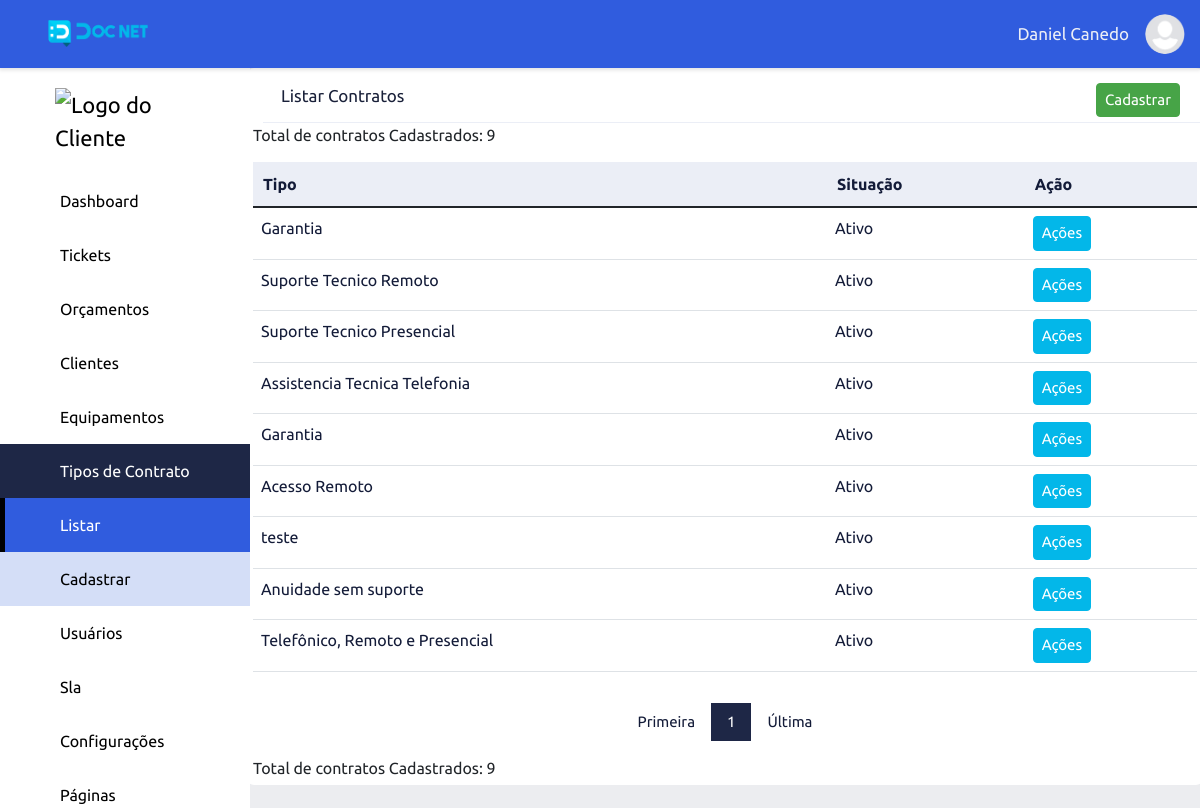
The page /list-contr/index (signed in) on the database its author committed.
### tables this page shows
CREATE TABLE `adms_levels_pages` (
  `id` int NOT NULL,
  `permission` int NOT NULL DEFAULT '2',
  `order_level_page` int NOT NULL,
  `print_menu` int NOT NULL DEFAULT '2' COMMENT '1 - Apresentar no menu, 2 - Não apresentar no menu',
  `dropdown` int NOT NULL DEFAULT '2' COMMENT '1 - Dropdow , 2 - não dropdow',
  `adms_access_level_id` int NOT NULL,
  `adms_page_id` int NOT NULL,
  `adms_items_menu_id` int NOT NULL DEFAULT '1',
  `created` datetime NOT NULL,
  `modified` datetime DEFAULT NULL
);

CREATE TABLE `adms_pages` (
  `id` int NOT NULL,
  `controller` varchar(220) NOT NULL,
  `metodo` varchar(220) NOT NULL,
  `menu_controller` varchar(220) NOT NULL,
  `menu_metodo` varchar(220) NOT NULL,
  `name_page` varchar(220) NOT NULL,
  `publish` int NOT NULL DEFAULT '2',
  `icon` varchar(45) DEFAULT NULL,
  `obs` text,
  `adms_sits_pgs_id` int NOT NULL DEFAULT '2',
  `adms_types_pgs_id` int NOT NULL,
  `adms_groups_pgs_id` int NOT NULL,
  `created` datetime NOT NULL,
  `modified` datetime DEFAULT NULL
);

CREATE TABLE `adms_items_menus` (
  `id` int NOT NULL,
  `name` varchar(220) NOT NULL,
  `icon` varchar(45) NOT NULL,
  `order_item_menu` int NOT NULL,
  `created` datetime NOT NULL,
  `modified` datetime DEFAULT NULL
);

CREATE TABLE `adms_contr` (
  `id` int NOT NULL,
  `name` varchar(220) DEFAULT NULL,
  `sit_cont` int NOT NULL,
  `empresa_id` int NOT NULL,
  `created` datetime NOT NULL,
  `modified` datetime DEFAULT NULL
);

CREATE TABLE `adms_contr_sit` (
  `id` int NOT NULL,
  `name` varchar(45) NOT NULL,
  `created` datetime NOT NULL,
  `modified` datetime DEFAULT NULL
);

### app/adms/Controllers/ListContr.php (called while the page is built, shortened)
<?php
class ListContr
{
    private array|string|null $data;
    public function index(string|int|null $page = null): void
    {
        $this->page = (int) $page ? $page : 1;
        $listContr = new \App\adms\Models\AdmsListContr();
        $listContr->listContr($this->page);
        if ($listContr->getResult()) {
            $this->data['listContr'] = $listContr->getResultBd();
            $this->data['pagination'] = $listContr->getResultPg();
        } else {
            $this->data['listContr'] = [];
            $this->data['pagination'] = "";
        }
        $button = [
            'add_contr' => ['menu_controller' => 'add-contr', 'menu_metodo' => 'index'],
            'view_contr' => ['menu_controller' => 'view-contr', 'menu_metodo' => 'index'],
            'edit_contr' => ['menu_controller' => 'edit-contr', 'menu_metodo' => 'index'],
            'delete_contr' => ['menu_controller' => 'delete-contr', 'menu_metodo' => 'index']
        ];
        $listBotton = new \App\adms\Models\helper\AdmsButton();
        $this->data['button'] = $listBotton->buttonPermission($button);
        $listSelect = new \App\adms\Models\AdmsListContr();
        $this->data['select'] = $listSelect->listSelect();
        $listMenu = new \App\adms\Models\helper\AdmsMenu();
        $this->data['menu'] = $listMenu->itemMenu();
        $this->data['pag'] = $this->page;
        $this->data['sidebarActive'] = "list-contr";
        $loadView = new \Core\ConfigView("adms/Views/contratos/listContr", $this->data);
        $loadView->loadView();
    }
}

### core/ConfigController.php (called while the page is built, shortened)
<?php
class ConfigController extends Config
{
    private string $urlController;
    private string $urlMetodo;
    private string $urlParameter;
    public function __construct()
    {
        if (!empty(filter_input(INPUT_GET, 'url', FILTER_DEFAULT))) {
            $this->url = filter_input(INPUT_GET, 'url', FILTER_DEFAULT);
            $this->urlArray = explode("/", $this->url);
            if (isset($this->urlArray[0])) {
                $this->urlController = $this->slugController($this->urlArray[0]);
            } else {
                $this->urlController = $this->slugController(CONTROLLER);
            }
            if (isset($this->urlArray[1])) {
                $this->urlMetodo = $this->slugMetodo($this->urlArray[1]);
            } else {
                $this->urlMetodo = $this->slugMetodo(METODO);
            }
            if (isset($this->urlArray[2])) {
                $this->urlParameter = $this->urlArray[2];
            } else {
                $this->urlParameter = "";
            }
        } else {
            $this->urlController = $this->slugController(CONTROLLERERRO);
            $this->urlMetodo = $this->slugMetodo(METODO);
            $this->urlParameter = "";
        }
    }
    private function slugController(string $slugController): string
    {
        $this->urlSlugController = $slugController;
        $this->urlSlugController = strtolower($this->urlSlugController);
        $this->urlSlugController = str_replace("-", " ", $this->urlSlugController);
        $this->urlSlugController = ucwords($this->urlSlugController);
        $this->urlSlugController = str_replace(" ", "", $this->urlSlugController);
        return $this->urlSlugController;
    }
    private function slugMetodo(string $urlSlugMetodo): string
    {
        $this->urlSlugMetodo = $this->slugController($urlSlugMetodo);
        $this->urlSlugMetodo = lcfirst($this->urlSlugMetodo);
        return $this->urlSlugMetodo;
    }
    public function loadPage(): void
    {
        $loadPgAdm = new \Core\CarregarPgAdmLevel();
        $loadPgAdm->loadPage($this->urlController, $this->urlMetodo, $this->urlParameter);
    }
}

### index.php (called while the page is built, shortened)
<?php
$home = new Core\ConfigController();
$home->loadPage();

### app/adms/Models/helper/AdmsRead.php (called while the page is built, shortened)
<?php
class AdmsRead extends AdmsConn
{
    private string $select;
    private array $values = [];
    private object $query;
    public function fullRead(string $query, string|null $parseString = null): void
    {
        $this->select = $query;
        if (!empty($parseString)) {
            parse_str($parseString, $this->values);
        }
        $this->exeInstruction();
    }
    private function exeInstruction(): void
    {
        $this->connection();
        try {
            $this->exeParameter();
            $this->query->execute();
            $this->result = $this->query->fetchAll();
        } catch (PDOException $err) {
            $this->result = null;
        }
    }
    private function connection(): void
    {
        $this->conn = $this->connectDb();
        $this->query = $this->conn->prepare($this->select);
        $this->query->setFetchMode(PDO::FETCH_ASSOC);
    }
    private function exeParameter(): void
    {
        if ($this->values) {
            foreach ($this->values as $link => $value) {
                if (($link == 'limit') or ($link == 'offset') or ($link == 'id')) {
                    $value = (int) $value;
                }
                $this->query->bindValue(":{$link}", $value, (is_int($value) ? PDO::PARAM_INT : PDO::PARAM_STR));
            }
        }
    }
}

### app/adms/Models/helper/AdmsConn.php (called while the page is built, shortened)
<?php
abstract class AdmsConn
{
    private string $host = HOST;
    private string $user = USER;
    private string $pass = PASS;
    private string $dbname = DBNAME;
    protected function connectDb(): object
    {
        try {
            $this->connect = new PDO("mysql:host={$this->host};dbname=" . $this->dbname, $this->user, $this->pass);
            return $this->connect;
        } catch (PDOException $err) {
            die("Erro - 001: Por favor tente novamente. Caso o problema persista, entre em contato o administrador " . EMAILADM);
        }
    }
}

### app/adms/Models/helper/AdmsMenu.php (called while the page is built, shortened)
<?php
class AdmsMenu
{
    public function itemMenu(): array|null|bool
    {
        $listMenu = new \App\adms\Models\helper\AdmsRead();
        $listMenu->fullRead(
            "SELECT lev_pag.id AS id_lev_pag, lev_pag.dropdown, lev_pag.adms_page_id,
                        pag.id AS id_pag, pag.menu_controller, pag.menu_metodo, pag.name_page, pag.icon,
                        itm_men.id AS id_itm_men, itm_men.name name_itm_men, itm_men.icon icon_itm_men
                        FROM adms_levels_pages AS lev_pag
                        INNER JOIN adms_pages AS pag ON pag.id=lev_pag.adms_page_id
                        INNER JOIN adms_items_menus AS itm_men ON itm_men.id=lev_pag.adms_items_menu_id
                        WHERE ((lev_pag.adms_access_level_id =:adms_access_level_id)
                        AND (lev_pag.permission = 1))
                        AND print_menu = 1
                        AND adms_sits_pgs_id = 1
                        ORDER BY itm_men.order_item_menu, lev_pag.order_level_page ASC",
            "adms_access_level_id=" . $_SESSION['adms_access_level_id']
        );
        $this->resultBd = $listMenu->getResult();
        if ($this->resultBd) {
            return $this->resultBd;
        } else {
            return false;
        }
    }
}

### app/adms/Models/AdmsListContr.php (called while the page is built, shortened)
<?php
class AdmsListContr
{
    private bool $result;
    private int $limitResult = 40;
    function getResult(): bool
    {
        return $this->result;
    }
    public function listContr(int $page): void
    {
        $this->page = (int) $page ? $page : 1;
        if ($_SESSION['adms_access_level_id'] > 2) {
            if ($_SESSION['adms_access_level_id'] == 4) {
                $pagination = new \App\adms\Models\helper\AdmsPagination(URLADM . 'list-contr/index');
                $pagination->condition($this->page, $this->limitResult);
                $pagination->pagination("SELECT COUNT(id) AS num_result FROM adms_contr WHERE empresa_id= :empresa_id", "empresa_id={$_SESSION['emp_user']}");
                $this->resultPg = $pagination->getResult();
                $listContr = new \App\adms\Models\helper\AdmsRead();
                $listContr->fullRead("SELECT cont.id as id_cont, cont.name as name_cont, sit.name AS situacao, emp.nome_fantasia AS nome_fantasia_emp
                FROM adms_contr AS cont
                INNER JOIN adms_emp_principal AS emp ON emp.id=cont.empresa_id
                INNER JOIN adms_contr_sit AS sit ON sit.id=cont.sit_cont
                WHERE cont.empresa_id = :empresa_id
                LIMIT :limit OFFSET :offset", "empresa_id={$_SESSION['emp_user']}&limit={$this->limitResult}&offset={$pagination->getOffset()}");
                $this->resultBd = $listContr->getResult();
                if ($this->resultBd) {
                    $this->result = true;
                } else {
                    $_SESSION['msg'] = "<p style='color: #f00'>Erro: Nenhuma contrato encontrado!</p>";
                    $this->result = false;
                }
            }
        } else {
            $pagination = new \App\adms\Models\helper\AdmsPagination(URLADM . 'list-contr/index');
            $pagination->condition($this->page, $this->limitResult);
            $pagination->pagination("SELECT COUNT(cont.id) AS num_result FROM adms_contr AS cont");
            $listContr = new \App\adms\Models\helper\AdmsRead();
            $listContr->fullRead("SELECT cont.id as id_cont, cont.name as name_cont, sit.name AS situacao, emp.nome_fantasia AS nome_fantasia_emp
                FROM adms_contr AS cont
                INNER JOIN adms_emp_principal AS emp ON emp.id=cont.empresa_id
                INNER JOIN adms_contr_sit AS sit ON sit.id=cont.sit_cont
            LIMIT :limit OFFSET :offset", "limit={$this->limitResult}&offset={$pagination->getOffset()}");
            $this->resultBd = $listContr->getResult();
            if ($this->resultBd) {
                $this->result = true;
            } else {
                $_SESSION['msg'] = "<p class='alert-danger'>Erro: Nenhum Contrato encontrado!</p>";
                $this->result = false;
            }
        }
    }
}

### app/adms/Views/contratos/listContr.php (the view, shortened to what this page needs)
<div class="wrapper">
    <div class="row">
        <div class="top-list">
            <span class="title-content">Listar Contratos</span>
            <div class="top-list-right">
                <?php
                if ($this->data['button']['add_contr']) {
                    echo "<a href='" . URLADM . "add-contr/index' class='btn-success'>Cadastrar</a> ";
                }
                ?>
            </div>
        </div>
        <div class="content-adm-alert">
        </div>
        <?php
        if (isset($_SESSION['resultado'])) {
            echo "Total de contratos Cadastrados:  " . $_SESSION['resultado'];
        }
        ?>
        <table class="table table-hover table-list">
            <thead class="list-head">
                <tr>
                    <th class="list-head-content">Tipo</th>
                    <th class="list-head-content">Situação</th>
                    <th class="list-head-content">Ação</th>
                </tr>
            </thead>
            <tbody class="list-body">
                <?php
                foreach ($this->data['listContr'] as $contr) {
                    extract($contr);
                ?>
                    <tr>
                        <td class="list-body-content"><?php echo $name_cont; ?></td>
                        <td class="list-body-content"><?php echo $situacao; ?></td>
                        <td class="list-body-content">
                            <div class="dropdown-action">
                                <button onclick="actionDropdown(<?php echo $id_cont; ?>)" class="dropdown-btn-action">Ações</button>
                            </div>
                        </td>
                    </tr>
                <?php
                }
                ?>
            </tbody>
        </table>
        <?php echo $this->data['pagination']; ?>
        <?php
        if (isset($_SESSION['resultado'])) {
            echo "Total de contratos Cadastrados:  " . $_SESSION['resultado'];
        }
        ?>
    </div>
</div>

### app/adms/Views/include/menu.php (shortened to what this page needs)
<?php
$sidebar_active = "";
if (isset($this->data['sidebarActive'])) {
    $sidebar_active = $this->data['sidebarActive'];
}
?>
<div class="content">
    <div class="sidebar">
    <div class="logo-adm">
        <?php
        if(!empty ($_SESSION['set_clie'])){
            echo "<img src='" . URLADM . "app/adms/assets/image/logo/clientes/". $_SESSION['emp_user']."/{$_SESSION['logo_emp_prin']}' width='140' alt='Logo do Cliente'>";
        } else{
            echo "<img src='" . URLADM . "app/adms/assets/image/logo/clientes/icon_user.png' width='140' alt='Logo do Cliente'>";
        }
        ?>
    </div>
        <?php
        if ((isset($this->data['menu'])) and ($this->data['menu'])) {
            $count_drop_start = 0;
            $count_drop_end = 0;
            foreach ($this->data['menu'] as $item_menu) {
                extract($item_menu);
                $active_item_menu = "";
                if ($sidebar_active == $menu_controller) {
                    $active_item_menu = "active";
                }
                if ($dropdown == 1) {
                    if ($count_drop_start != $id_itm_men) {
                        if (($count_drop_end == 1) and ($count_drop_start != 0)) {
                            echo "</div>";
                            $count_drop_end = 0;
                        }
                        echo "<button class='dropdown-btn btn-active$id_itm_men'>";
                        echo "<i class='icon $icon_itm_men'></i><span>$name_itm_men</span><i class='fa-solid fa-caret-down'></i>";
                        echo "</button>";
                        echo "<div class='dropdown-container cont-active$id_itm_men'>";
                    }
                    echo "<a href='" . URLADM . "$menu_controller/$menu_metodo' class='sidebar-nav active$id_itm_men $active_item_menu'><i class='icon $icon'></i><span></span>$name_page</a>";
                    $count_drop_start = $id_itm_men;
                    $count_drop_end = 1;
                } else {
                    if ($count_drop_end == 1) {
                        echo "</div>";
                        $count_drop_end = 0;
                    }
                    echo "<a href='" . URLADM . "$menu_controller/$menu_metodo' class='sidebar-nav $active_item_menu'><i class='icon $icon'></i><span></span>$name_page</a>";
                }
            }
        }
        ?>
    </div>

### rows shown on the page
adms_levels_pages: adms_page.name_page "Dashboard"
adms_levels_pages: adms_items_menu.name "Tickets"
adms_levels_pages: adms_items_menu.name "Orçamentos"
adms_levels_pages: adms_items_menu.name "Clientes"
adms_levels_pages: adms_items_menu.name "Equipamentos"
adms_levels_pages: adms_items_menu.name "Tipos de Contrato", adms_page.name_page "Listar"
adms_levels_pages: adms_page.name_page "Cadastrar"
adms_levels_pages: adms_items_menu.name "Usuários"
adms_levels_pages: adms_items_menu.name "Sla"
adms_levels_pages: adms_items_menu.name "Configurações"
adms_levels_pages: adms_items_menu.name "Páginas"
adms_contr: name "Garantia", sit_cont.name "Ativo"
adms_contr: name "Suporte Tecnico Remoto", sit_cont.name "Ativo"
adms_contr: name "Suporte Tecnico Presencial", sit_cont.name "Ativo"
adms_contr: name "Assistencia Tecnica Telefonia", sit_cont.name "Ativo"
adms_contr: name "Garantia", sit_cont.name "Ativo"
adms_contr: name "Acesso Remoto", sit_cont.name "Ativo"
adms_contr: name "teste", sit_cont.name "Ativo"
adms_contr: name "Anuidade sem suporte", sit_cont.name "Ativo"
adms_contr: name "Telefônico, Remoto e Presencial", sit_cont.name "Ativo"

### other values the page prints
$_SESSION['user_nickname'] "Daniel Canedo"
$_SESSION['resultado'] "9"
$this->page "1"
